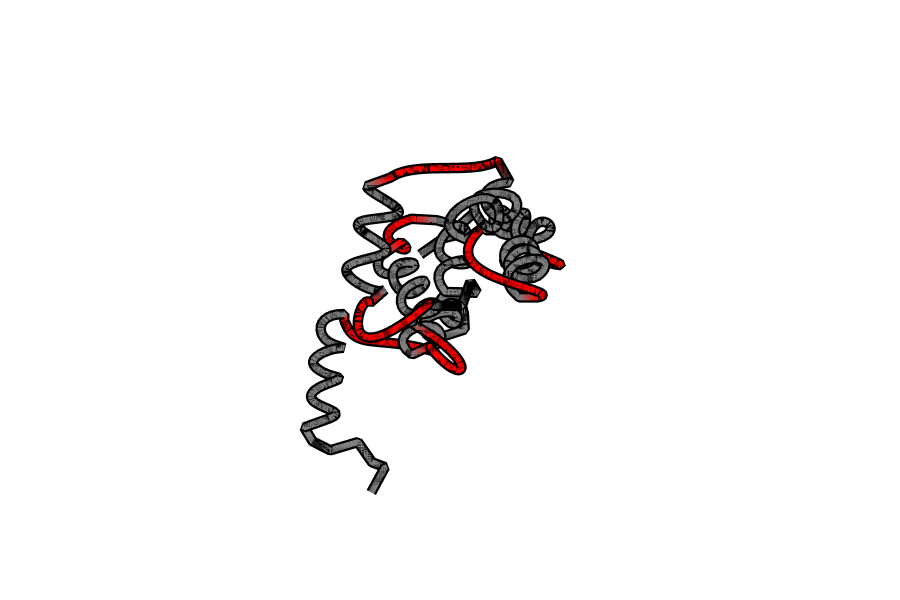

The code cell stored with this chart in its notebook:
### Code cell
x_lst, y_lst, z_lst, color_lst =  cdt.smooth_me_varying(CA, ss, varying_sections, oversample=5)
structure_fig = cdt.line_plotly(x_lst, y_lst, z_lst, color_lst, outline=True)

structure_fig.update_layout(height=600)
structure_fig.show()

### Figure 1 — Plotly figure (JSON) as saved in the notebook; plotly's stock layout.template omitted (floating-point values rounded to 4 significant figures; data arrays with more than 128 entries replaced by an {"elided": "..."} marker saying what was removed)
{"data": [{"line": {"color": "black", "width": 21}, "mode": "lines", "showlegend": false, "type": "scatter3d", "x": {"elided": "668 float values"}, "y": {"elided": "668 float values"}, "z": {"elided": "668 float values"}}, {"line": {"color": {"elided": "668 str values"}, "width": 12}, "mode": "lines", "showlegend": false, "type": "scatter3d", "x": {"elided": "668 float values"}, "y": {"elided": "668 float values"}, "z": {"elided": "668 float values"}}], "layout": {"height": 600, "margin": {"b": 0, "l": 0, "r": 0, "t": 0}, "scene": {"aspectmode": "manual", "aspectratio": {"x": 1, "y": 1, "z": 1}, "xaxis": {"gridcolor": "white", "nticks": 0, "showbackground": false, "showticklabels": false, "title": {"text": ""}, "zerolinecolor": "white"}, "yaxis": {"gridcolor": "white", "nticks": 0, "showbackground": false, "showticklabels": false, "title": {"text": ""}, "zerolinecolor": "white"}, "zaxis": {"gridcolor": "white", "nticks": 0, "showbackground": false, "showticklabels": false, "title": {"text": ""}, "zerolinecolor": "white"}}, "showlegend": false}}
